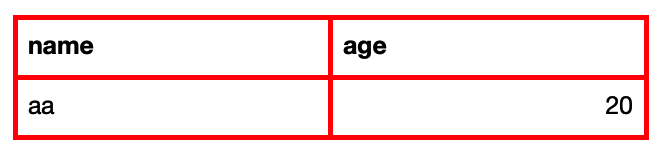
#> input picture test6.png, 666 x 154 px
$ jupyter execute --allow-errors debug.ipynb   (shell and % lines are left out)
#> lines starting #> are read from the running program, lines starting #| are printed output that depends on the picture; after the words box and inside, x2 and y2 are one past the last pixel; in counts of white or black regions, pixels touching at a corner belong together
### test.py
import cv2
import matplotlib.pyplot as plt


def show_img(bitnot, box):
    x, y, w, h = box
    roi = bitnot[y : y + h, x : x + w]
    border = cv2.copyMakeBorder(roi, 2, 2, 2, 2, cv2.BORDER_CONSTANT, value=[255, 255])
    plt.imshow(border, cmap="gray")
    plt.show()

### debug.ipynb
<a href="https://colab.research.google.com/github/Soumi7/Table_Data_Extraction/blob/main/medium_table.ipynb" target="_parent"></a>

## Loading original image to display

[cell 1]
import cv2
import matplotlib.pyplot as plt
# file=r'./test_table_img.png'
file=r'./test6.png'
img = cv2.imread(file,0)
#> img: shape (154, 666); min 0, max 255, mean 232.2
plot1 = plt.imshow(cv2.cvtColor(img, cv2.COLOR_BGR2RGB))
plt.show()

## Inverted Image with global thresh holding

[cell 2]
thresh,img_bin = cv2.threshold(img,128,255,cv2.THRESH_BINARY)
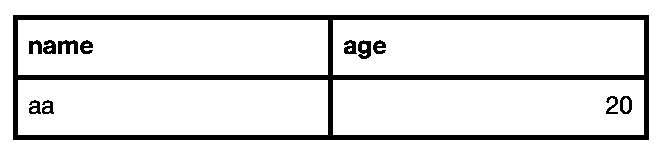
#> img_bin: shape (154, 666); 87.8% white; 12 black regions, largest, box (x1, y1, x2, y2) and area: (13, 15, 649, 140) 11190, (58, 40, 78, 54) 183, (358, 40, 371, 59) 172
img_bin = 255-img_bin
plotting = plt.imshow(img_bin,cmap='gray')
plt.title("Inverted Image with global thresh holding")
plt.show()

## Inverted Image with otsu thresh holding

[cell 3]
img_bin1 = 255-img
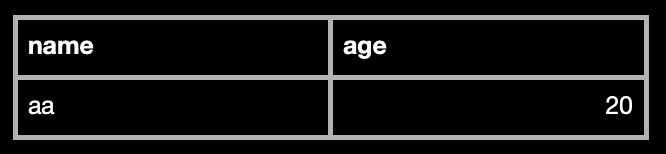
#> img_bin1: shape (154, 666); min 0, max 255, mean 22.8
thresh1,img_bin1_otsu = cv2.threshold(img_bin1,128,255,cv2.THRESH_OTSU)
#> img_bin1_otsu: shape (154, 666); 12.3% white; 12 white regions, largest, box (x1, y1, x2, y2) and area: (13, 15, 649, 140) 11190, (58, 40, 79, 54) 195, (358, 40, 371, 59) 179
#> thresh1 = 91
plotting = plt.imshow(img_bin1_otsu,cmap='gray')
plt.title("Inverted Image with otsu thresh holding")
plt.show()

## Inverted image with both global and Otsu thresholding

[cell 4]
img_bin2 = 255-img
thresh1,img_bin_otsu = cv2.threshold(img_bin2,128,255,cv2.THRESH_BINARY | cv2.THRESH_OTSU)
plotting = plt.imshow(img_bin_otsu,cmap='gray')
plt.title("Inverted Image with otsu thresh holding")
plt.show()

## Create a rectangular structuring element

[cell 5]
kernel = cv2.getStructuringElement(cv2.MORPH_RECT, (2, 2))
print(kernel)

# Morphological Operations

## Create a new structuring element to perform erosion on the image

First we need to get the vertical lines.

We create a vertical kernel with kernel width 1 and height the number of columns in image array divided by 200.

Erosion makes the pixel 1 only if all the pixels under kernel are 1.

We perform erosion for 5 iterations with the vertical kernel.

[cell 6]
import numpy as np
plt.figure(figsize= (30,30))

vertical_kernel = cv2.getStructuringElement(cv2.MORPH_RECT, (1, np.array(img).shape[1]//50))
#> vertical_kernel = [1, 1, 1, 1, 1, 1, 1, 1, 1, 1, 1, 1, 1]
eroded_image = cv2.erode(img_bin_otsu, vertical_kernel, iterations=3)
#> eroded_image: shape (154, 666); 1.3% white; 3 white regions, box (x1, y1, x2, y2) and area: (13, 33, 18, 122) 445, (328, 33, 333, 122) 445, (644, 33, 649, 122) 445
plt.subplot(151),plt.imshow(eroded_image, cmap = 'gray')
plt.title('Image after erosion with vertical kernel'), plt.xticks([]), plt.yticks([])

vertical_lines = cv2.dilate(eroded_image, vertical_kernel, iterations=3)
#> vertical_lines: shape (154, 666); 1.8% white; 3 white regions, box (x1, y1, x2, y2) and area: (13, 15, 18, 140) 625, (328, 15, 333, 140) 625, (644, 15, 649, 140) 625
plt.subplot(152),plt.imshow(vertical_lines, cmap = 'gray')
plt.title('Image after dilation with vertical kernel'), plt.xticks([]), plt.yticks([])

plt.show()

Dilation will make the pixel 1, if at least one of the pixels under the kernel is 1.

Similarly lets do the same with a horizontal lines to get the horizontal lines.

[cell 7]
plt.figure(figsize= (30,30))

hor_kernel = cv2.getStructuringElement(cv2.MORPH_RECT, (np.array(img).shape[1]//50, 1))
horizontal_lines = cv2.erode(img_bin, hor_kernel, iterations=5)
#> horizontal_lines: shape (154, 666); 8.4% white; 3 white regions, box (x1, y1, x2, y2) and area: (43, 15, 619, 20) 2880, (43, 75, 619, 80) 2880, (43, 135, 619, 140) 2880
plt.subplot(153),plt.imshow(horizontal_lines, cmap = 'gray')
plt.title('Image after erosion with horizontal kernel'), plt.xticks([]), plt.yticks([])

horizontal_lines = cv2.dilate(horizontal_lines, hor_kernel, iterations=5)
#> horizontal_lines: shape (154, 666); 9.3% white; 3 white regions, box (x1, y1, x2, y2) and area: (13, 15, 649, 20) 3180, (13, 75, 649, 80) 3180, (13, 135, 649, 140) 3180
plt.subplot(154),plt.imshow(horizontal_lines, cmap = 'gray')
plt.title('Image after dilation with horizontal kernel'), plt.xticks([]), plt.yticks([])

plt.show()

## Now we add the two images

[cell 8]
plt.figure(figsize= (30,30))

vertical_horizontal_lines = cv2.addWeighted(vertical_lines, 0.5, horizontal_lines, 0.5, 0.0)
vertical_horizontal_lines = cv2.erode(~vertical_horizontal_lines, kernel, iterations=3)
plt.subplot(151),plt.imshow(vertical_horizontal_lines, cmap = 'gray')
plt.title('Erosion'), plt.xticks([]), plt.yticks([])

thresh, vertical_horizontal_lines = cv2.threshold(vertical_horizontal_lines,128,255, cv2.THRESH_BINARY | cv2.THRESH_OTSU)
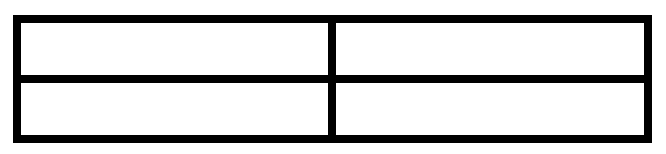
#> vertical_horizontal_lines: shape (154, 666); 82.6% white; 1 black region
#> thresh = 127
plt.subplot(152),plt.imshow(vertical_horizontal_lines, cmap = 'gray')
plt.title('global and otsu thresholding'), plt.xticks([]), plt.yticks([])

bitxor = cv2.bitwise_xor(img,vertical_horizontal_lines)
plt.subplot(153),plt.imshow(bitxor, cmap = 'gray')
plt.title('Horizontal and vertical lines image bitxor'), plt.xticks([]), plt.yticks([])

bitnot = cv2.bitwise_not(bitxor)
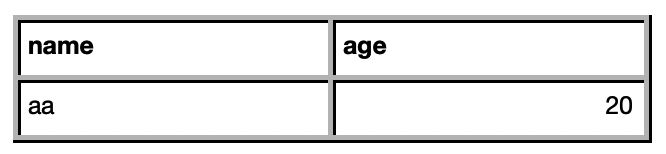
#> bitnot: shape (154, 666); min 0, max 255, mean 226.7
plt.subplot(154),plt.imshow(bitnot, cmap = 'gray')
plt.title('Horizontal and vertical lines image with bitnot'), plt.xticks([]), plt.yticks([])

plt.show()

[cell 9]
# !pip install pytesseract
# !sudo apt install tesseract-ocr

[cell 10]
import pytesseract

## Let's get the contours from the grid that we have obtained by adding the horizontal and vertical lines.

[cell 11]
contours, hierarchy = cv2.findContours(vertical_horizontal_lines, cv2.RETR_TREE, cv2.CHAIN_APPROX_SIMPLE)
#> contours = 6 contours; box (x1, y1, x2, y2) and area: (0, 0, 666, 154) 101745, (12, 14, 653, 144) 82558, (336, 83, 644, 135) 15657, (336, 23, 644, 75) 15657, (21, 83, 328, 135) 15606, (21, 23, 328, 75) 15606

## Bounding Boxes

To get the coordinates of different boxes

[cell 12]
boundingBoxes = [cv2.boundingRect(contour) for contour in contours]
#> boundingBoxes = [(0, 0, 666, 154), (12, 14, 641, 130), (336, 83, 308, 52), (21, 83, 307, 52), (336, 23, 308, 52), (21, 23, 307, 52)]
(contours, boundingBoxes) = zip(*sorted(zip(contours, boundingBoxes),key=lambda x:x[1][1]))
#> contours = 6 contours; box (x1, y1, x2, y2) and area: (0, 0, 666, 154) 101745, (12, 14, 653, 144) 82558, (336, 23, 644, 75) 15657, (336, 83, 644, 135) 15657, (21, 23, 328, 75) 15606, (21, 83, 328, 135) 15606; boundingBoxes = ((0, 0, 666, 154), (12, 14, 641, 130), (336, 23, 308, 52), (21, 23, 307, 52), (336, 83, 308, 52), (21, 83, 307, 52))

Here we draw the contours on our image and also store them in list boxes. It is stored as a list (x,y,w,h) : x and y beind coordinates of top left corner and w and h being width and height of the box respectively.

[cell 13]
boxes = []
for contour in contours:
  x, y, w, h = cv2.boundingRect(contour)
  if (w<1000 and h<500):
    image = cv2.rectangle(img,(x,y),(x+w,y+h),(0,255,0),2)
    boxes.append([x,y,w,h])
#> this loop made 6 passes
#> (contour, x, y, w, h) on passes 1, 3, 4, 5, 6: ([[0, 0], [0, 153], [665, 153], [665, 0]], 0, 0, 666, 154), ([[336, 23], [336, 74], [643, 74], [643, 23]], 336, 23, 308, 52), ([[21, 23], [21, 74], [327, 74], [327, 23]], 21, 23, 307, 52), ([[336, 83], [336, 134], [643, 134], [643, 83]], 336, 83, 308, 52), ([[21, 83], [21, 134], [327, 134], [327, 83]], 21, 83, 307, 52)
#> pass 2, `image = cv2.rectangle(img,(x,y),(x+w,y+h),(0,255,0),2)`:
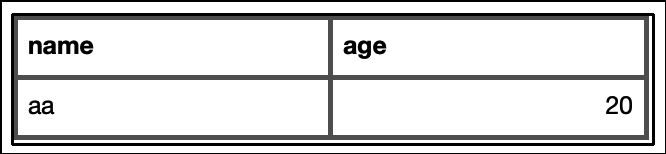
#> image: shape (154, 666); min 0, max 255, mean 215.9
#> pass 3, `image = cv2.rectangle(img,(x,y),(x+w,y+h),(0,255,0),2)`:
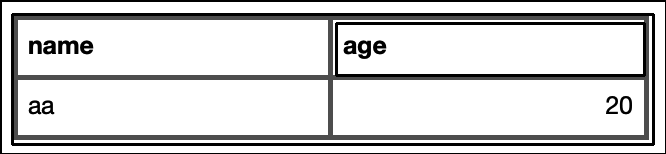
#> image: shape (154, 666); 2.1% of pixels changed, all inside (x1, y1, x2, y2) = (335, 22, 646, 77)
#> after the loop:
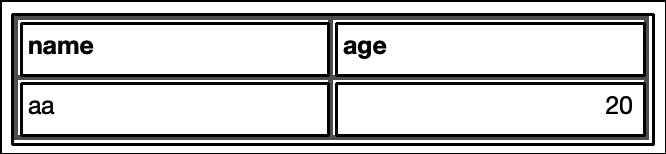
#> img: shape (154, 666); min 0, max 255, mean 199.5
#> after the loop, boxes = [[0, 0, 666, 154], [12, 14, 641, 130], [336, 23, 308, 52], [21, 23, 307, 52], [336, 83, 308, 52], [21, 83, 307, 52]]
plotting = plt.imshow(image,cmap='gray')
plt.title("Identified contours")
plt.show()

[cell 14]
boxes
#> Out has the same summary as boxes

[cell 15]
bitnot.shape
#> Out = (154, 666)

[cell 16]
import test
nboxes=[
    [0, 0, 666, 154],
    [21, 23, 307, 52],
    [336, 23, 308, 52],
    [21, 83, 307, 52],
    [336, 83, 308, 52],
 ]
for box in nboxes[:]:
    # print(box)
    test.show_img(img, box)
#> this loop made 5 passes
#> pass 1, in show_img, `border = cv2.copyMakeBorder(roi, 2, 2, 2, 2, cv2.BORDER_CONSTANT, valu..`:
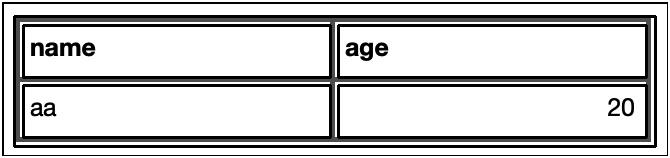
#> border: shape (158, 670); min 0, max 255, mean 201.3

[cell 17]
bitnot

## Getting the rows and columns

## To store rows and columns :

- Now we add rows and columns.
- We calculate the mean height of all boxes.
- Initially, we append the first box to the columns list.
- The columns list is essentialy a temporary list.
- We assign previous box to the first box as well.
- We will loop through the remaining boundingBoxes list.
- At each iteration, we check if the y coordinate of the top left corner of the current box is less than the y coordinate of the previous box added with half the mean of all heights.
- If yes :
    - The current box is appended to columns list.
    - The current box is assigned to previous box.
    - Next we check if we are at the last index. If yes :
      - We append the entire column to rows list.
- If no :
    - We append the columns list to rows.
    - We assign the columns list to empty as this will start a new empty columns list.
    - We assign the current box to the previous box variable.
    - We append the current box to the empty column list we just created.

[cell 18]
rows=[]
columns=[]
heights = [boundingBoxes[i][3] for i in range(len(boundingBoxes))]
#> heights = [154, 130, 52, 52, 52, 52]
mean = np.mean(heights)
#> mean = 82
print(mean)
#| 82.0
columns.append(boxes[0])
previous=boxes[0]
#> previous = [0, 0, 666, 154]
for i in range(1,len(boxes)):
  if(boxes[i][1]<=previous[1]+mean/2):
    columns.append(boxes[i])
    previous=boxes[i]
    if(i==len(boxes)-1):
      rows.append(columns)
  else:
    rows.append(columns)
    columns=[]
    previous = boxes[i]
    columns.append(boxes[i])
#> this loop made 5 passes
#> after the loop, rows = [[[0, 0, 666, 154], [12, 14, 641, 130], [336, 23, 308, 52], [21, 23, 307, 52]], [[336, 83, 308, 52], [21, 83, 307, 52]]]
print("Rows")
for row in rows:
  print(row)
#> this loop made 2 passes
#> row on pass 2: [[336, 83, 308, 52], [21, 83, 307, 52]]
#| [[0, 0, 666, 154], [12, 14, 641, 130], [336, 23, 308, 52], [21, 23, 307, 52]]
#| [[336, 83, 308, 52], [21, 83, 307, 52]]

Lets get the total cells in each row

[cell 19]
total_cells=0
for i in range(len(row)):
  if len(row[i]) > total_cells:
    total_cells = len(row[i])
#> this loop made 2 passes
#> total_cells on pass 1: 4
#> after the loop, total_cells = 4
print(total_cells)
#| 4

# Lets get the centre of cell

- We add the width of cell to left bottom x coordinate to the the x coordinate of centre of cell.

[cell 20]
for r in rows:
    print(r)
#> this loop made 2 passes
#| [[0, 0, 666, 154], [12, 14, 641, 130], [336, 23, 308, 52], [21, 23, 307, 52]]
#| [[336, 83, 308, 52], [21, 83, 307, 52]]

[cell 21]
center = [int(rows[i][j][0]+rows[i][j][2]/2) for j in range(len(rows[i])) if rows[0]]
#> center = [490, 174]
print(center)
#| [490, 174]

[cell 22]
center=np.array(center)
center.sort()
print(center)
#| [174 490]

# Now we create a list of the coordinates of the boxes

[cell 23]
boxes_list = []
for i in range(len(rows)):
    l=[]
    for k in range(total_cells):
        l.append([])
    for j in range(len(rows[i])):
        diff = abs(center-(rows[i][j][0]+rows[i][j][2]/4))
        minimum = min(diff)
        indexing = list(diff).index(minimum)
        l[indexing].append(rows[i][j])
    boxes_list.append(l)
#> this loop made 2 passes
#> after the loop, boxes_list = 2 items
for box in boxes_list:
  print(box)
#> this loop made 2 passes
#> box on pass 2: [[[21, 83, 307, 52]], [[336, 83, 308, 52]], [], []]
#| [[[0, 0, 666, 154], [12, 14, 641, 130], [21, 23, 307, 52]], [[336, 23, 308, 52]], [], []]
#| [[[21, 83, 307, 52]], [[336, 83, 308, 52]], [], []]

## Extract image from the boxes and get the contents using pytesseract

- We extract the region of interest from the image.
- For the cell we resize it, then perform morphological operations on the extracted cell area to remove noise.
- Finally, we use pytesseract to convert the image to a string.
- We append the strings in each row first to temporary string s with spaces, and then we append this temporary string to the final dataframe.

[cell 24]
dataframe_final=[]
#> (the rest of this cell did not finish here and is left out)

## Next we create a Numpy array from the dataframe

[cell 25]
arr = np.array(dataframe_final)
arr

## **Creating a dataframe from extracted data**

- We reshape our array into a dataframe with the number of rows and columns.
- Lets print out the columns and check!

[cell 26]
import pandas as pd
#> (the rest of this cell did not finish here and is left out)

## Printing Dataframe

#> (a cell that did not finish here is left out)

#### Final task is to save this data into a csv format for further uses.

- A output.csv file is generated in google colab. You can download it.

#> (a cell that did not finish here is left out)

[cell 29]
import cv2
import numpy as np
import matplotlib.pyplot as plt

# 创建一个空白图像
img = np.zeros((400, 400, 3), np.uint8)

# 定义矩形的参数
x1, y1 = 50, 50
x2, y2 = 250, 250
color = (0, 0, 255)  # 红色
thickness = 2

# 绘制矩形
cv2.rectangle(img, (x1, y1), (x2, y2), color, thickness)
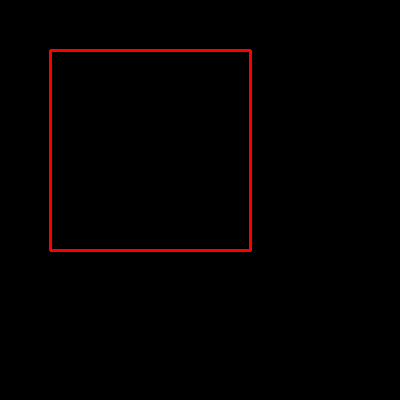
#> img: shape (400, 400, 3); mean of channels 0, 1, 2 0, 0, 3.8; drawn as B, G, R

# 显示图像
# cv2.imshow('Image', img)
plt.imshow(img)

# cv2.waitKey(0)
# cv2.destroyAllWindows()
# df2

[cell 30]
import pytesseract
img = cv2.imread('./output_name.png', 0)
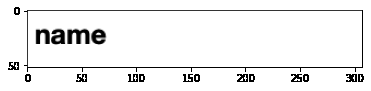
#> input picture output_name.png, 371 x 91 px
#> img is the input picture: shape (91, 371); min 0, max 255, mean 239.5
pytesseract.image_to_string(img)
#> (this line was passed over: pytesseract is not available in this run)
print(img.shape)
#| (91, 371)
plt.imshow(img)
